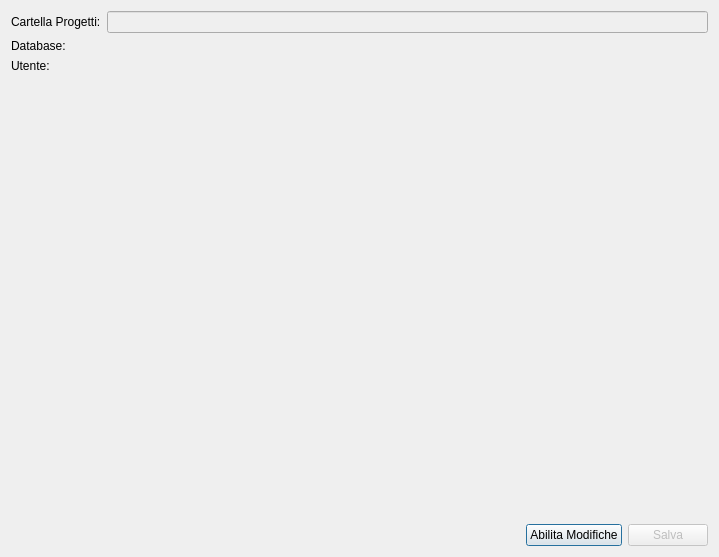
<?xml version="1.0" encoding="UTF-8"?>
<ui version="4.0">
 <class>Impostazioni</class>
 <widget class="QDialog" name="Impostazioni">
  <property name="geometry">
   <rect>
    <x>0</x>
    <y>0</y>
    <width>719</width>
    <height>557</height>
   </rect>
  </property>
  <property name="windowTitle">
   <string>Impostazioni</string>
  </property>
  <layout class="QVBoxLayout" name="verticalLayout_2">
   <item>
    <layout class="QVBoxLayout" name="verticalLayout">
     <item>
      <layout class="QFormLayout" name="formLayout">
       <item row="0" column="0">
        <widget class="QLabel" name="label">
         <property name="text">
          <string>Cartella Progetti:</string>
         </property>
        </widget>
       </item>
       <item row="0" column="1">
        <widget class="QLineEdit" name="lineEdit">
         <property name="enabled">
          <bool>false</bool>
         </property>
        </widget>
       </item>
       <item row="1" column="0">
        <widget class="QLabel" name="label_4">
         <property name="text">
          <string>Database:</string>
         </property>
        </widget>
       </item>
       <item row="2" column="0">
        <widget class="QLabel" name="label_5">
         <property name="text">
          <string>Utente:</string>
         </property>
        </widget>
       </item>
       <item row="1" column="1">
        <widget class="QLabel" name="label_2">
         <property name="text">
          <string/>
         </property>
        </widget>
       </item>
       <item row="2" column="1">
        <widget class="QLabel" name="label_3">
         <property name="text">
          <string/>
         </property>
        </widget>
       </item>
      </layout>
     </item>
     <item>
      <spacer name="verticalSpacer">
       <property name="orientation">
        <enum>Qt::Vertical</enum>
       </property>
       <property name="sizeHint" stdset="0">
        <size>
         <width>20</width>
         <height>40</height>
        </size>
       </property>
      </spacer>
     </item>
     <item>
      <layout class="QHBoxLayout" name="horizontalLayout">
       <item>
        <spacer name="horizontalSpacer">
         <property name="orientation">
          <enum>Qt::Horizontal</enum>
         </property>
         <property name="sizeHint" stdset="0">
          <size>
           <width>40</width>
           <height>20</height>
          </size>
         </property>
        </spacer>
       </item>
       <item>
        <widget class="QPushButton" name="pushButton_2">
         <property name="text">
          <string>Abilita Modifiche</string>
         </property>
        </widget>
       </item>
       <item>
        <widget class="QPushButton" name="pushButton">
         <property name="enabled">
          <bool>false</bool>
         </property>
         <property name="text">
          <string>Salva</string>
         </property>
        </widget>
       </item>
      </layout>
     </item>
    </layout>
   </item>
  </layout>
 </widget>
 <resources/>
 <connections/>
</ui>
